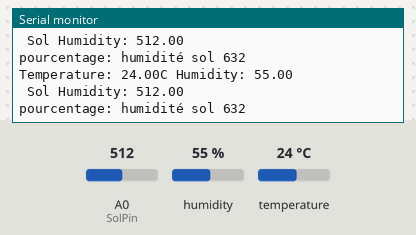
Bench run of a sketch on a simulated Arduino Uno, built with avr-gcc and run on an emulated ATmega328P. Shown: the last lines printed to the serial monitor. The test bench sets the inputs (shaded band); at power-on: humidity 55 %, A0 (SolPin) = 512, temperature 24 °C. No radio packets arrive unless stated.

Above: at 2.9 s.
3.0 s: humidity set to 22 %
At 5.4 s:
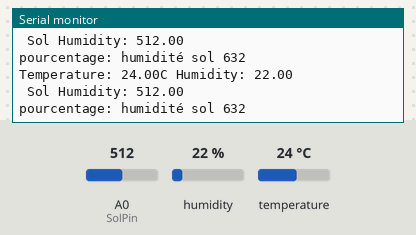
5.8 s: A0 (SolPin) set to 716
At 6.8 s:
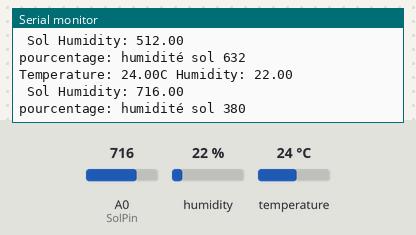
8.6 s: temperature set to 12 °C
At 11.2 s:
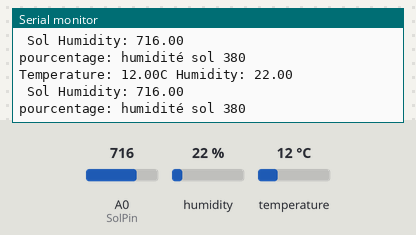
11.4 s: A0 (SolPin) set to 900
At 13.8 s:
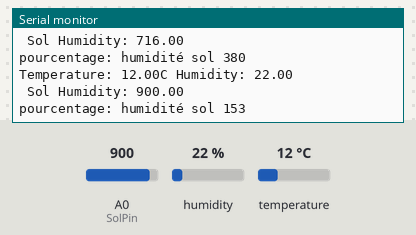
14.2 s: humidity set to 40 %
At 15.3 s:
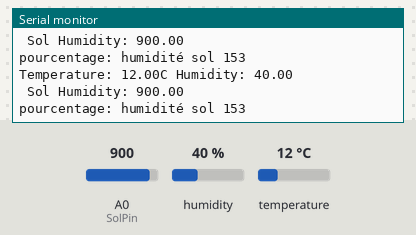
Timing chart, 0 to 17.2 s (numbered marks = the images above; inputs shaded):
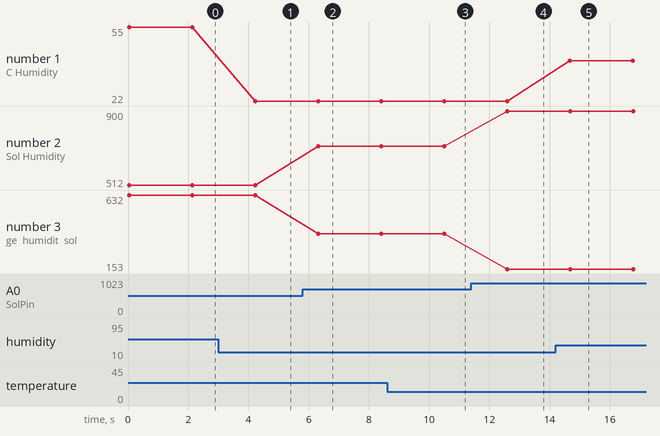

The sketch:

weather_station.ino
```cpp
#include <DHT.h>
#include <SPI.h>
#include <LoRa.h>


//dht pins
#define DHT11PIN 0
//sol sensor pin
#define SolPin A0
//lora pins
#define ss 15
#define rst 16
#define dio0 2

byte noeud_station_sol = 0xAA;
byte noeud_principale =  0xACC829;
DHT dht(DHT11PIN, DHT11);
byte msgCount = 0;

String msg1 = "";
void setup() {

  Serial.begin(115200);

  pinMode(SolPin, INPUT);
  /* Start the DHT11 Sensor */
  dht.begin();

  Serial.println("Initializing...");
  while (!Serial)
    ;
//********************initialisation LoRa*****************
  Serial.println("LoRa station meteo");
  LoRa.setPins(ss, rst, dio0);
  if (!LoRa.begin(433E6)) {
    Serial.println("Starting LoRa failed!");
    while (1)
      ;
  }
  LoRa.setTxPower(20);
//********************************************************
}


void loop() {

//**************Read values from sensors*************************************************
  float humi = dht.readHumidity();
  float temp = dht.readTemperature();
  float solVal = analogRead(SolPin);
  //unsigned short soilmoisturepercent =  map(solVal, 652, 295, 0, 100);
  unsigned short soilmoisturepercent =  map(solVal, 1024, 943, 0, 100);
  Serial.print("Temperature: ");
  Serial.print(temp);
  Serial.print("C ");
  Serial.print("Humidity: ");
  Serial.println(humi);
  Serial.print(" Sol Humidity: ");
  Serial.println(solVal);
  Serial.print("pourcentage: humidité sol ");
  Serial.println(soilmoisturepercent);
//*********************************************************************************

  msg1 = String(temp) + "/" + String(humi) + "&" + String(soilmoisturepercent);

//*************Send data***********************************

  sendMessage(msg1,  noeud_station_sol,  noeud_principale);

//*****************************************************************
  delay(2000);
}


//****************fucntion to encrpt data**********************
String cryptage(String ch){

  String crypt = "";

  for (int i = 0; i < ch.length(); i++) {
    switch (ch[i]) {
      case '/':
        crypt = crypt + "/" + " ";
        break;
      case '&':
        crypt = crypt + "&";


      case '0':
        crypt = crypt + "X||x" + " ";
        break;
      case '1':
        crypt = crypt + "A*a**" + " ";
        break;

      case '2':
        crypt = crypt + "B--+b" + " ";
        break;

      case '3':
        crypt = crypt + "C..,c." + " ";
        break;

      case '4':
        crypt = crypt + "D!!§d" + " ";
        break;

      case '5':
        crypt = crypt + "E%%e%é" + " ";
        break;

      case '6':
        crypt = crypt + "F@((f@" + " ";
        break;

      case '7':
        crypt = crypt + "Gg[]]==" + " ";
        break;

      case '8':
        crypt = crypt + "(H-àh)" + " ";
        break;

      case '9':
        crypt = crypt + "I\\èi" + " ";
        break;

        case '.':
        crypt = crypt + "##"+" ";
        break;
    }
  }
return crypt;
}
//*********************************************************************


//****************fucntion to send data**********************
void sendMessage(String outgoing, byte MasterNode, byte otherNode) {
  LoRa.beginPacket();                   // start packet
  LoRa.write(otherNode);              // add destination address
  LoRa.write(MasterNode);             // add sender address
  LoRa.write(msgCount);                 // add message ID
  LoRa.write(outgoing.length());        // add payload length
  LoRa.print(cryptage(outgoing));                 // add payload
  LoRa.endPacket();                     // finish packet and send it
  msgCount++;                           // increment message ID
}
//***************************************************************************
```

Measured:
- after the input at 3.0 s, the serial monitor: prints a new line after 1.2 s (image 1)
- after the input at 5.8 s, the serial monitor: prints a new line after 0.52 s (image 2)
- after the input at 8.6 s, the serial monitor: prints a new line after 1.9 s (image 3)
- after the input at 11.4 s, the serial monitor: prints a new line after 1.2 s (image 4)
- after the input at 14.2 s, the serial monitor: prints a new line after 0.48 s (image 5)
- plotted number 1: 55 → 22 after the input at 3.0 s, 22 → 40 after the input at 14.2 s
- plotted number 2: 512 → 716 after the input at 5.8 s, 716 → 900 after the input at 11.4 s
- plotted number 3: 632 → 380 after the input at 5.8 s, 380 → 153 after the input at 11.4 s
